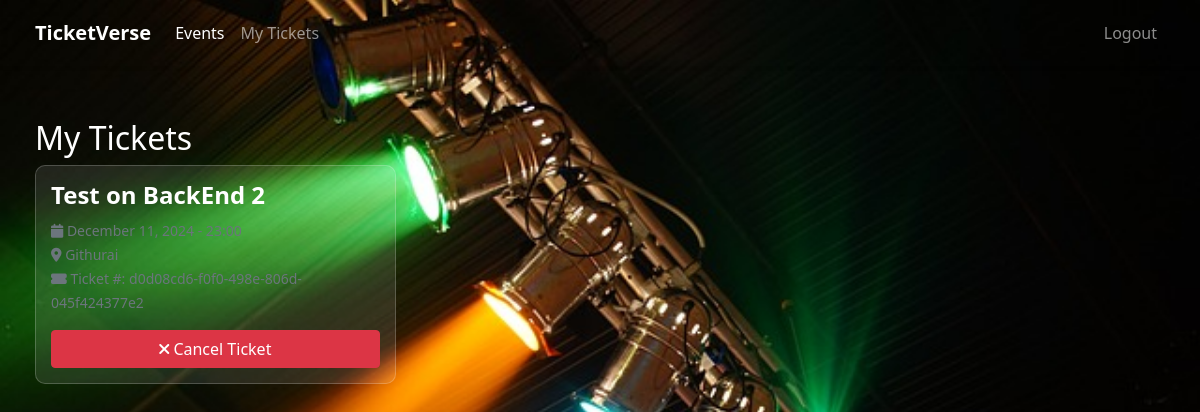
The page /my-tickets/ (signed in) on the database as committed earlier.
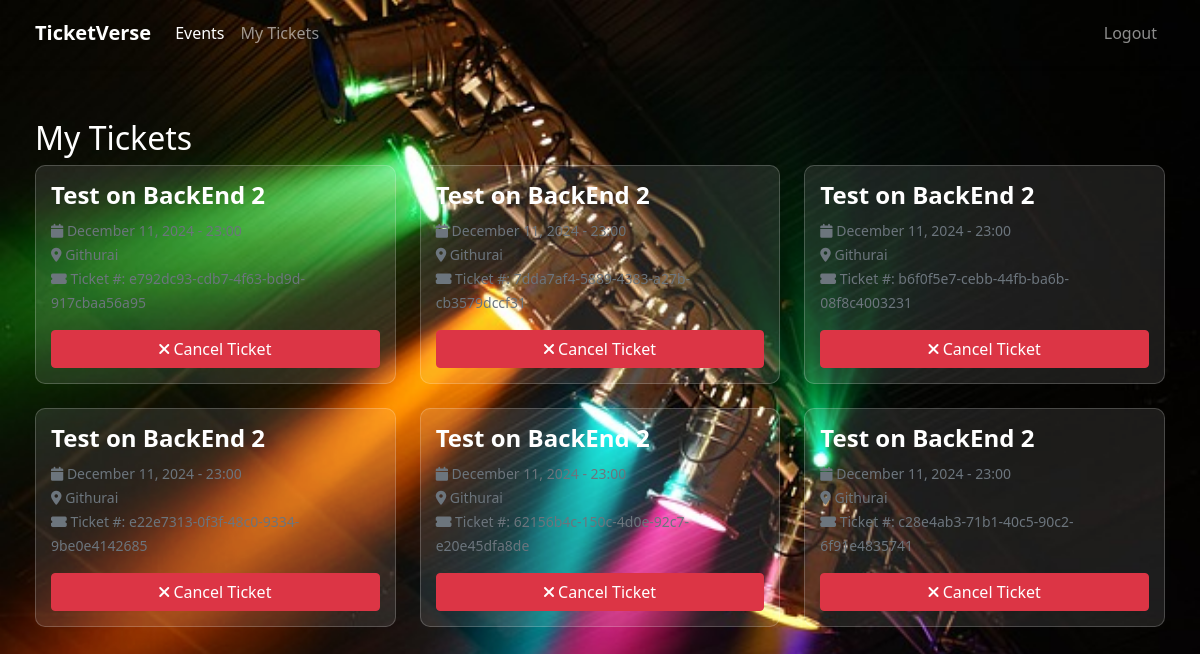
The same page on the database as committed later.
### events/models.py (models this page shows, shortened)
class Ticket(models.Model):
    event = models.ForeignKey(Event, on_delete=models.CASCADE)
    user = models.ForeignKey(User, on_delete=models.CASCADE)
    purchase_date = models.DateTimeField(auto_now_add=True)
    ticket_number = models.UUIDField(default=uuid.uuid4, editable=False)
    is_cancelled = models.BooleanField(default=False)

class Event(models.Model):
    title = models.CharField(max_length=200)
    description = models.TextField()
    date = models.DateTimeField()
    venue = models.CharField(max_length=200)
    capacity = models.PositiveIntegerField()
    price = models.DecimalField(max_digits=10, decimal_places=2)
    created_by = models.ForeignKey(User, on_delete=models.CASCADE)
    created_at = models.DateTimeField(auto_now_add=True)
    updated_at = models.DateTimeField(auto_now=True)

### events/views.py (the view)
# urls.py: path('my-tickets/', views.my_tickets, name='my-tickets'),
@login_required
def my_tickets(request):
    tickets = Ticket.objects.filter(user=request.user, is_cancelled=False)
    return render(request, 'events/my_tickets.html', {'tickets': tickets})

### templates/events/my_tickets.html
{% extends "base.html" %}
{% block content %}
<h2>My Tickets</h2>
<div class="row">
    {% for ticket in tickets %}
        <div class="col-md-4 mb-4">
            <div class="card">
                <div class="card-body">
                    <h5 class="card-title">{{ ticket.event.title }}</h5>
                    <p class="card-text">
                        <small class="text-muted">
                            <i class="fas fa-calendar"></i> {{ ticket.event.date|date:"F d, Y - H:i" }}
                            <br>
                            <i class="fas fa-map-marker-alt"></i> {{ ticket.event.venue }}
                            <br>
                            <i class="fas fa-ticket-alt"></i> Ticket #: {{ ticket.ticket_number }}
                        </small>
                    </p>
                    <a href="{% url 'cancel-ticket' ticket.id %}" class="btn btn-danger">
                        <i class="fas fa-times"></i> Cancel Ticket
                    </a>
                </div>
            </div>
        </div>
    {% empty %}
        <div class="col-12">
            <p>You haven't purchased any tickets yet.</p>
        </div>
    {% endfor %}
</div>
{% endblock content %}

Rows that differ between the two databases and show on the page:
no longer on this page (row edited): Ticket: event "Test on BackEnd 2", event "December 11, 2024 - 23:00", event.venue "Githurai", ticket_number "d0d08cd6-f0f0-498e-806d-045f424377e2"
added Ticket: event "Test on BackEnd 2", event "December 11, 2024 - 23:00", event.venue "Githurai", ticket_number "e792dc93-cdb7-4f63-bd9d-917cbaa56a95"
added Ticket: event "Test on BackEnd 2", event "December 11, 2024 - 23:00", event.venue "Githurai", ticket_number "7dda7af4-5889-4383-a27b-cb3579dccf31"
added Ticket: event "Test on BackEnd 2", event "December 11, 2024 - 23:00", event.venue "Githurai", ticket_number "b6f0f5e7-cebb-44fb-ba6b-08f8c4003231"
added Ticket: event "Test on BackEnd 2", event "December 11, 2024 - 23:00", event.venue "Githurai", ticket_number "e22e7313-0f3f-48c0-9334-9be0e4142685"
added Ticket: event "Test on BackEnd 2", event "December 11, 2024 - 23:00", event.venue "Githurai", ticket_number "62156b4c-150c-4d0e-92c7-e20e45dfa8de"
added Ticket: event "Test on BackEnd 2", event "December 11, 2024 - 23:00", event.venue "Githurai", ticket_number "c28e4ab3-71b1-40c5-90c2-6f91e4835741"
